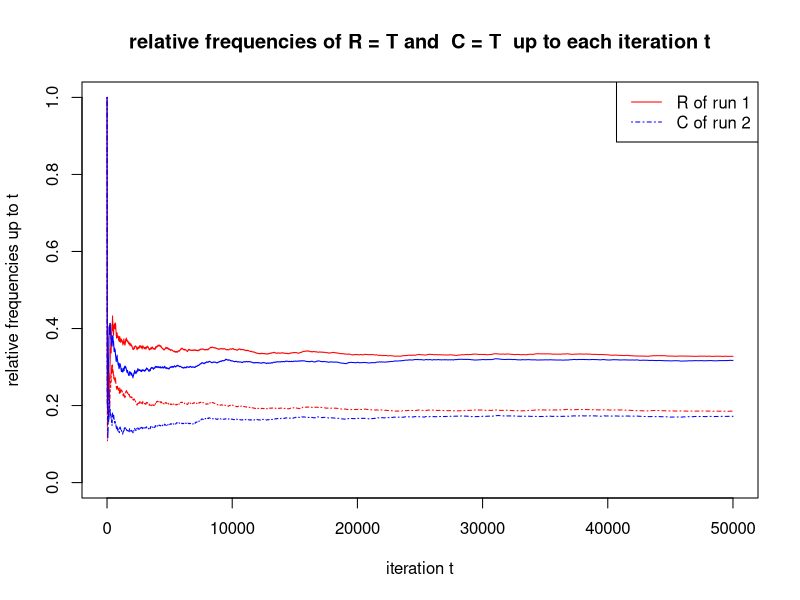
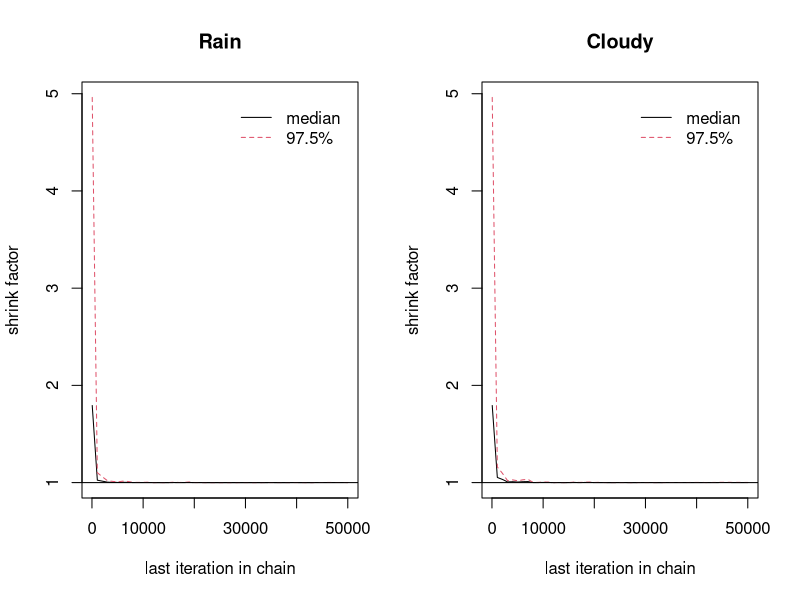
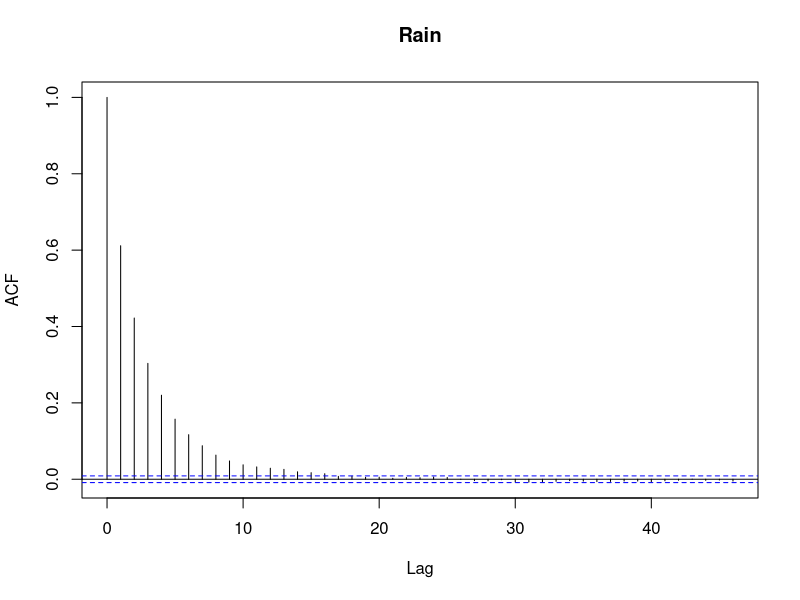
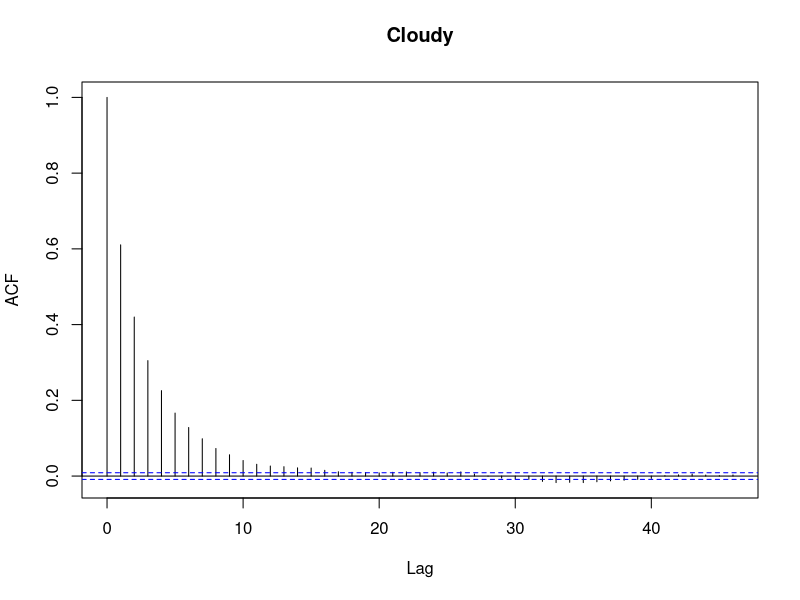

R code for these plots, in order:
## ---- chunk 1
knitr::opts_chunk$set(echo = TRUE)
## ---- chunk 2

# determine if we enter/stay in the TRUE state with the given probability
get_boolean = function(prob){
  return(prob >= runif(1))
}

# get the appropriate transition probabilities from (a)
get_transition_prob = function(update_Cloudy_else_Rain, Cloudy, Rain){
  # if update_Cloudy_else_Rain == TRUE we update Cloudy, else we update Rain
  transition_prob = 
  if(update_Cloudy_else_Rain){
    if(Rain) 0.444    # this corresponds to P(C=T| R=T,S=T,W=T)
    else 0.048        # this corresponds to P(C=T| R=F,S=T,W=T)
  } else{
    if(Cloudy) 0.815  # this corresponds to P(R=T| C=T,S=T,W=T)
    else 0.216        # this corresponds to P(R=T| C=F,S=T,W=T)
  }
  return(transition_prob)  
}

# initialize a vector with TRUE at the beginning 
# (first pos. does not matter since we discard the burn-in)
initialize_vec = function(n){
  vec = rep(NA,n)
  vec[1] = TRUE
  return(vec)
}

Gibbs_sampler = function(n){
  # initialize 
  Cloudy_vec = initialize_vec(n)
  Rain_vec = initialize_vec(n)
  
  # Gibbs sampling
  for(i in 2:n){
    # randomly decide what to update
    update_Cloudy_else_Rain = runif(1)>= 0.5
  
    transition_prob = get_transition_prob(update_Cloudy_else_Rain, 
                                          Cloudy = Cloudy_vec[i-1],
                                          Rain = Rain_vec[i-1])
    
    if(update_Cloudy_else_Rain){
      # if we update Cloudy than Rain stays unchanged
      Rain_vec[i] = Rain_vec[i-1]
      Cloudy_vec[i] = get_boolean(transition_prob)
    } else{
      # if we update Rain than Cloudy stays unchanged
      Cloudy_vec[i] = Cloudy_vec[i-1]
      Rain_vec[i] = get_boolean(transition_prob)
    }
  }
  return(list(Cloudy = Cloudy_vec, Rain = Rain_vec))
}
## ---- chunk 3
set.seed(123)
result = Gibbs_sampler(100)
Rain = result$Rain
Cloudy = result$Cloudy
## ---- chunk 4
cat(" the estimated marginal probability is : ", mean(Rain))
## ---- chunk 5
set.seed(123)
result = Gibbs_sampler(50000)
Rain = result$Rain
Cloudy = result$Cloudy
## ---- chunk 6
# get the second independent run
result2 = Gibbs_sampler(50000)

# function for calculating the relative frequencies
get_rel_freq = function(x){
  return(cumsum(x)/1:length(x))
}

R1 = get_rel_freq(result$Rain)
C1 = get_rel_freq(result$Cloudy)

R2 = get_rel_freq(result2$Rain)
C2 = get_rel_freq(result2$Cloudy)

plot(R1, type = "l", lty = "solid",col = "red", ylim = c(0,1),
     main = "relative frequencies of R = T and  C = T  up to each iteration t",
     xlab = "iteration t", ylab = "relative frequencies up to t")
lines(C1, lty = "dotdash", col = "red")
lines(R2, lty = "solid", col = "blue")
lines(C2, lty = "dotdash", col = "blue")
legend("topright", legend = c("R of run 1", "C of run 2"), lty = c("solid", "dotdash"), 
       col = c("red", "blue"))
## ---- chunk 7
library(coda)
x1 = mcmc(cbind(Rain = result$Rain, Cloudy = result$Cloudy))
x2 = mcmc(cbind(Rain = result2$Rain, Cloudy = result2$Cloudy))
x = mcmc.list(x1,x2)
gelman.plot(x)
## ---- chunk 8
library(dplyr)
result2$Rain %>% as.numeric() %>% acf(main = "Rain")
result2$Cloudy %>% as.numeric() %>% acf(main = "Cloudy")
## ---- chunk 9
thin = 16
interval_vec = c(rep(FALSE, thin-1),TRUE)
burn_in = 10000
result$Rain[-c(1:burn_in)][interval_vec] %>% as.numeric() %>% mean() -> estimate
cat("the estimated P(R = T | S = T, W = T) using a burn-in time of: ", burn_in,
    "\n and a thinning interval of: ", thin, " is: ", estimate)
